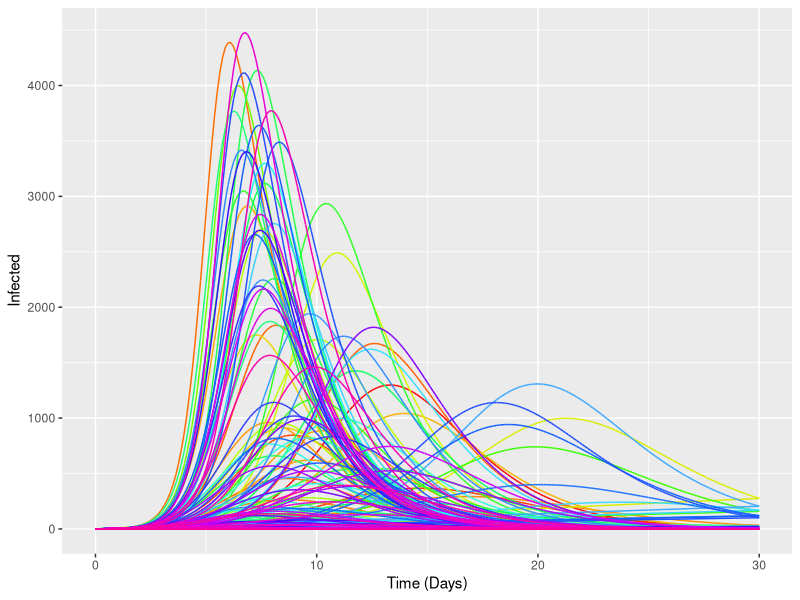
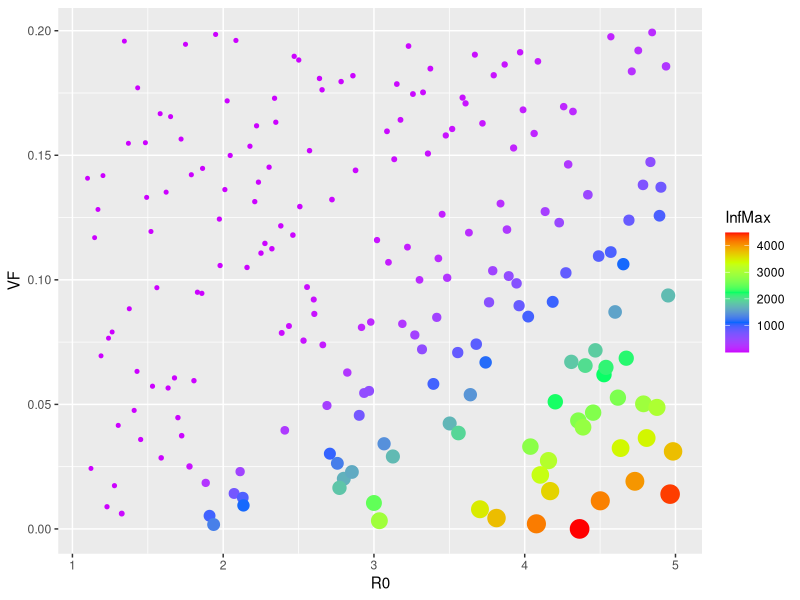
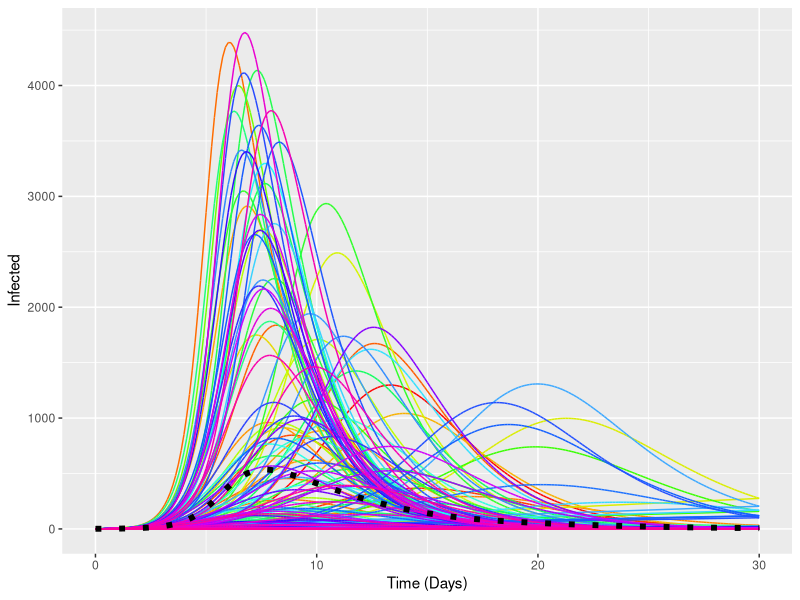

Recreate these plots in R, in order.
library(tidyverse)
library(stringr)


# Read in the Vensim data
d <- read_tsv("papers/SD tidyverse/data/Sensitivity.dat")

# Convert to tidy data format and calculate the simulation time

START_TIME <- 0
DT <- 0.125

td <- gather(d,Time,Value,-(Simulation:VF)) %>% 
          mutate(TSeq=parse_integer(str_extract(Time,"\\d+"))) %>%
          mutate(SimTime=START_TIME+(TSeq-1)*DT) %>%
          arrange(Simulation)

# display all the simulation traces
       
ggplot(td,aes(x=SimTime,y=Value,color=Simulation)) + 
  geom_path() + scale_colour_gradientn(colours=rainbow(10))+
  ylab("Infected") +
  xlab("Time (Days)")  + guides(color=FALSE) 

# Find the maximum of the infection curve for each simulation

i_td <- td %>% group_by(Simulation) %>%
                 summarise(InfMax=max(Value),R0=R0[1],VF=VF[1])

# Print this on a colourful scatter plot

ggplot(data=i_td,mapping = aes(x=R0,y=VF,size=InfMax,colour=InfMax)) + geom_point() + 
  scale_colour_gradientn(colours=rev(rainbow(5)))+guides(size=F)

# Calculate the average for the simulation runs

a_td <- td %>% group_by(SimTime) %>%
              summarise(Avr=mean(Value),
                        SD=sd(Value))

ggplot()+geom_path(data=td,mapping=aes(x=SimTime,y=Value,color=Simulation)) + 
  scale_colour_gradientn(colours=rainbow(10))+
  ylab("Infected") +
  xlab("Time (Days)")  + guides(color=FALSE)+
  geom_line(data=a_td,mapping=aes(x=SimTime,y=Avr),colour="black",size=2,linetype="dotted")





